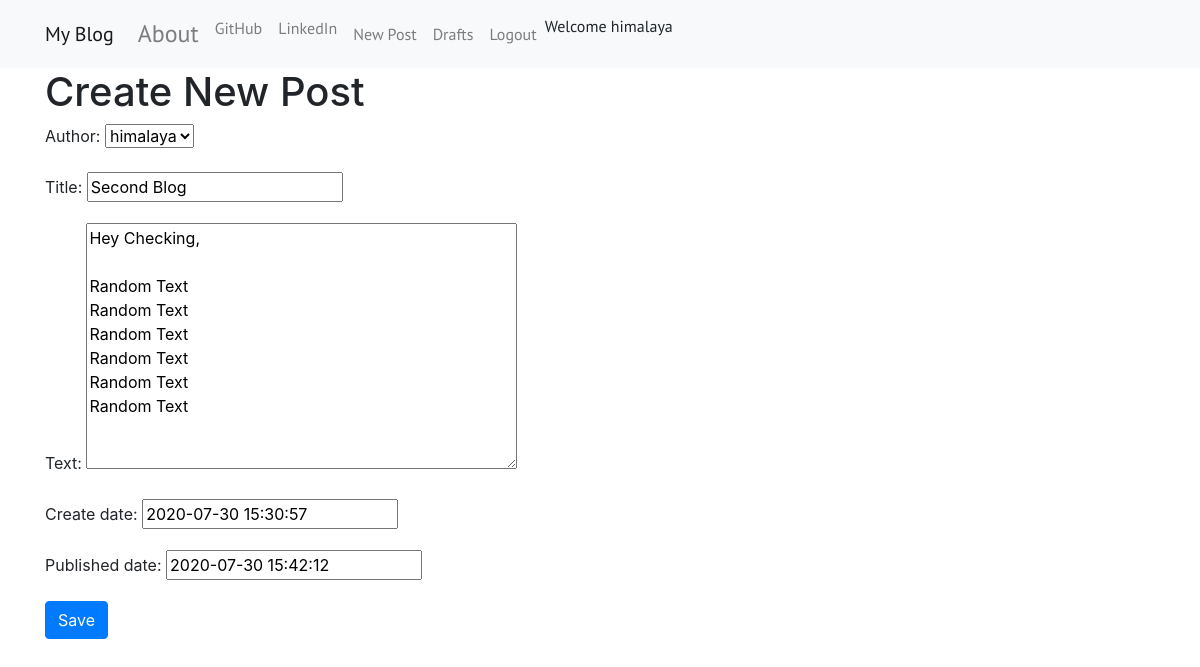
The page /post/11/edit/ (signed in) on the database its author committed.
### blog/models.py (models this page shows, shortened)
class Post(models.Model):
    author = models.ForeignKey('auth.User',on_delete=models.CASCADE)
    title = models.CharField(max_length=200)
    text = models.TextField()
    create_date = models.DateTimeField(default=timezone.now)
    published_date = models.DateTimeField(blank=True,null=True)

### blog/views.py (the view)
# urls.py: path('post/<pk>/edit/',views.PostUpdateView.as_view(),name='post_edit'),
class PostUpdateView(LoginRequiredMixin,UpdateView):
    login_url = '/login/'
    redirect_field_name = 'blog/post_detail.html'
    from_class = PostForm
    model = Post
    fields = '__all__'

### blog/templates/blog/post_form.html (shortened to what this page needs)
{% extends 'blog/base.html' %}
{% block cotent %}
<h1>Create New Post</h1>
<form class="post-form" method="POST">
  {{form.as_p}}
  <input type="submit" class="save btn btn-primary" value="Save">
</form>
{% endblock %}

### blog/templates/blog/base.html (shortened to what this page needs)
<!DOCTYPE html>
{% load static %}
<html lang="en" dir="ltr">
  <head>
    <link rel="stylesheet" href="https://stackpath.bootstrapcdn.com/bootstrap/4.5.0/css/bootstrap.min.css">
    <link rel="stylesheet" href="//cdn.jsdelivr.net/npm/medium-editor@latest/dist/css/medium-editor.min.css" type="text/css" media="screen" charset="utf-8">
    <link rel="stylesheet" href="{% static 'css/blog.css' %}">
  </head>
  <body>
    <nav class="navbar navbar-expand-lg navbar-light bg-light techfont custom-navbar">
      <div class="container">
  <a class="navbar-brand" href="{% url 'post_list' %}">My Blog </a>
  <div class="collapse navbar-collapse" id="navbarNavAltMarkup">
    <div class="navbar-nav">
      <a class="nav-item nav-link bigbrand" href="{% url 'about' %}">About</a>
      <a class="nav-item nav-link" href="https://www.github.com">GitHub</a>
      <a class="nav-item nav-link" href="https://www.linkedin.com">LinkedIn</a>
    </div>
    <div class="navbar-nav mr-autot">
      {% if user.is_authenticated %}
      <a class="nav-item nav-link" href="{% url 'post_new' %}">New Post</a>
      <a class="nav-item nav-link" href="{% url 'post_draft_list' %}">Drafts</a>
      <a class="nav-item nav-link" href="{% url 'logout' %}">Logout</a>
      <a> Welcome {{ user.username }} </a>
      {% else %}
      <li> <a class="nav-item nav-link" href="{% url 'login' %}"> <span class="glyphicon glyphicon-user"></span> Login </a> </li>
      {% endif %}
    </div>
  </div>
</div>
</nav>
<div class="content container">
  <div class="row">
    <div class="col-md-8">
      <div class="blog_posts">
        {% block cotent %}
        {% endblock %}
      </div>
    </div>
  </div>
</div>
  </body>
</html>

### blog/static/css/blog.css (style rules this page uses)
.techfont { font-family: 'PT Sans', sans-serif; font-size: 1.5em: margin-bottom: 10px; }
.bigbrand { font-size: 1.5em; }

### rows shown on the page
Post: author "himalaya", title "Second Blog", text "Hey Checking, Random Text Random Text Random Text Random Text Random Text Random Text", create_date "2020-07-30 15:30:57", published_date "2020-07-30 15:42:12"

### other values the page prints
{{ user.username }} "himalaya"
